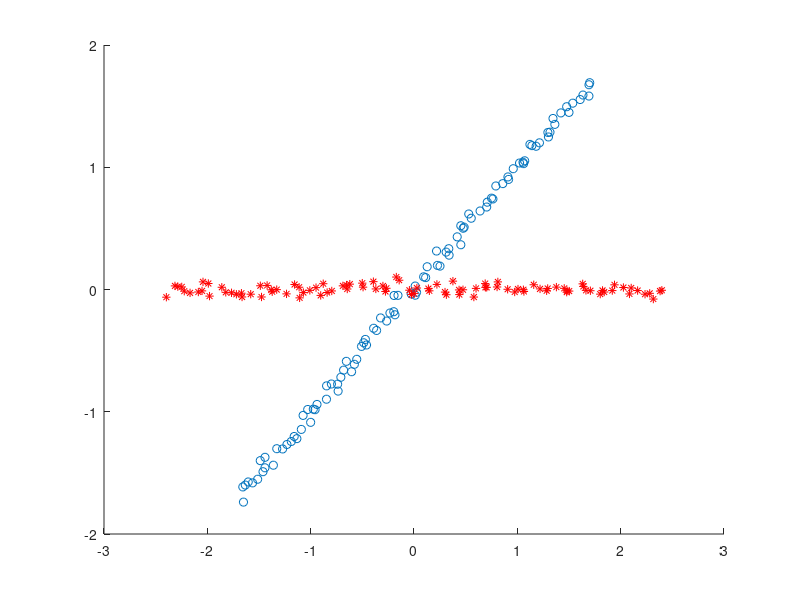

Write the MATLAB code that produced this figure.
function [] = pca()
  d = zeros(100, 2);
  
  for i = 1:100
    d(i, 1) = randn/10 + i/10;
    d(i, 2) = randn/10 + i/10;
  endfor
  
  m1 = mean(d(:, 1));
  m2 = mean(d(:, 2));
  
  d = horzcat((d(:, 1) - m1) / std(d(:, 1)), (d(:, 2) - m2) / std(d(:, 2)));
  
  scatter(d(:, 1), d(:, 2));
  
  c = cov(d);
  
  [v, a] = eig(c);
  v
  a
  
  v = horzcat(v(:, 2), v(:, 1));
  d2 = v'*d';
  
  hold on
  scatter(d2(1, :), d2(2, :), 'r', '*');
endfunction
